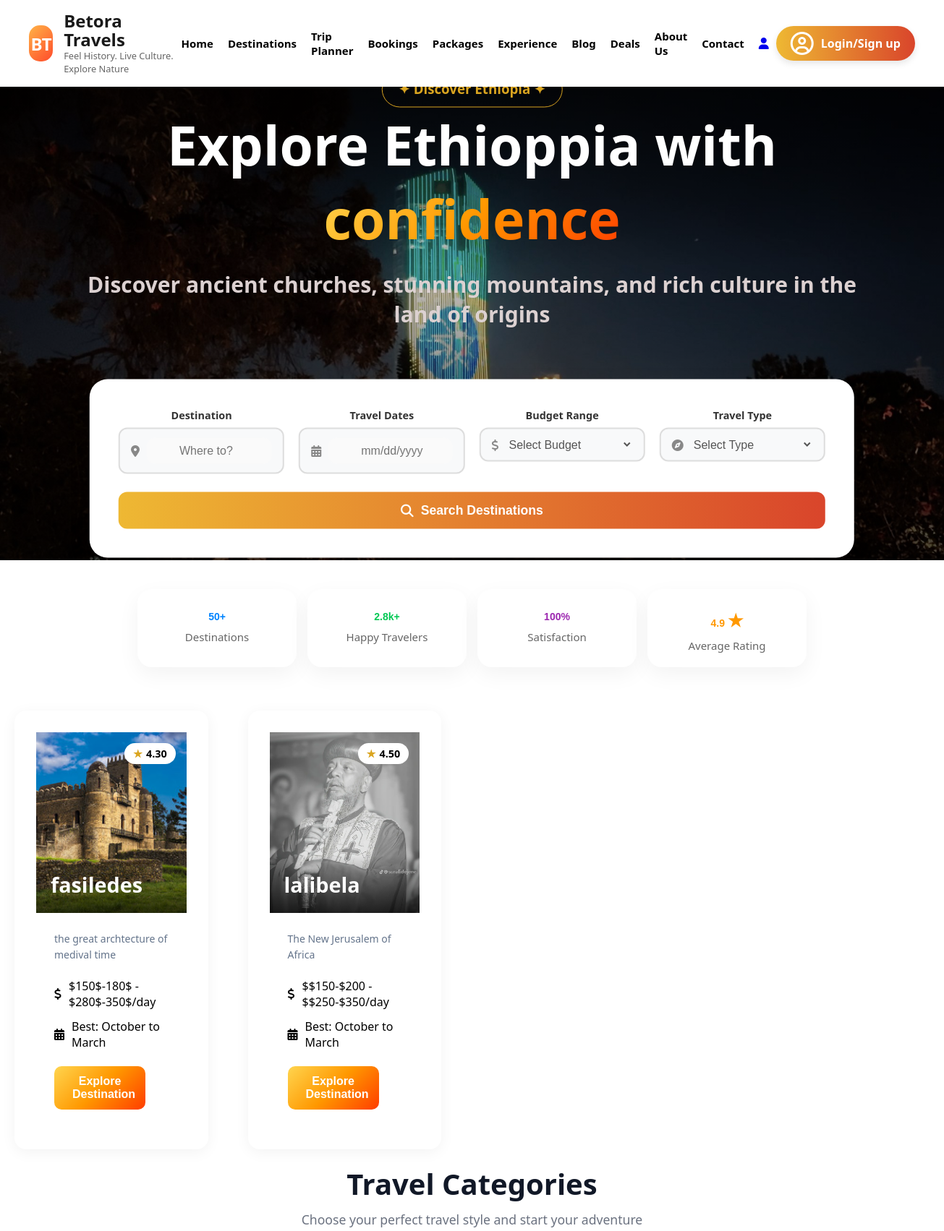
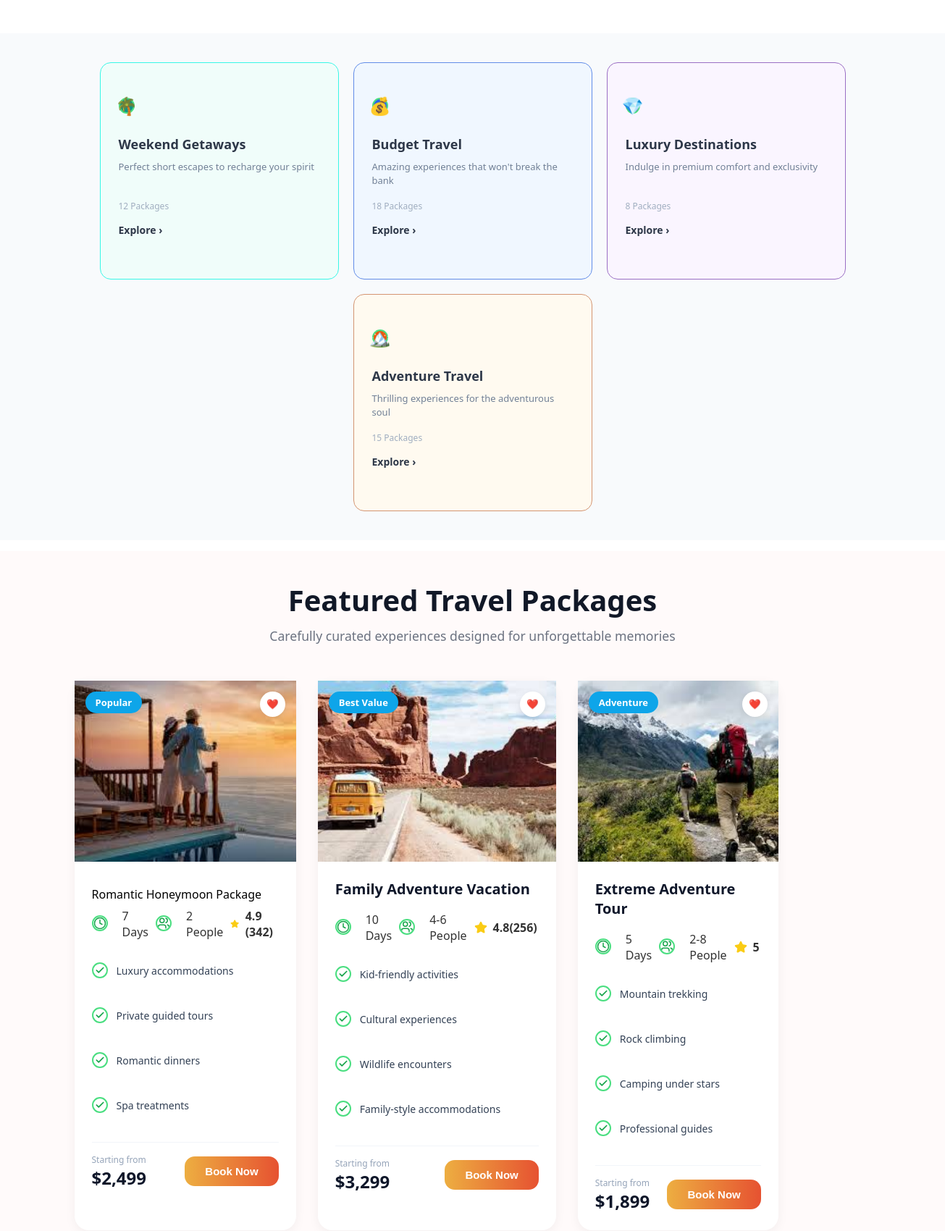
The page / (upper part) on the database its author committed (2 pictures, top to bottom).
### tables this page shows
CREATE TABLE `destinations` (
  `id` int(11) NOT NULL,
  `name` varchar(100) DEFAULT NULL,
  `tagline` varchar(255) DEFAULT NULL,
  `region` varchar(100) DEFAULT NULL,
  `type` enum('adventure','cultural','religious','historical','nature') DEFAULT NULL,
  `description` text DEFAULT NULL,
  `highlights` text DEFAULT NULL,
  `best_time` varchar(100) DEFAULT NULL,
  `dry_season` varchar(255) DEFAULT NULL,
  `rainy_season` varchar(255) DEFAULT NULL,
  `spring_weather` varchar(100) DEFAULT NULL,
  `summer_weather` varchar(100) DEFAULT NULL,
  `autumn_weather` varchar(100) DEFAULT NULL,
  `winter_weather` varchar(100) DEFAULT NULL,
  `average_cost` decimal(10,2) DEFAULT NULL,
  `budget_cost` varchar(50) DEFAULT NULL,
  `standard_cost` varchar(50) DEFAULT NULL,
  `luxury_cost` varchar(50) DEFAULT NULL,
  `accommodation` varchar(255) DEFAULT NULL,
  `rating` decimal(3,2) DEFAULT 0.00,
  `reviews` int(11) DEFAULT 0,
  `distance_info` varchar(255) DEFAULT NULL,
  `map_location` text DEFAULT NULL,
  `video_url` varchar(255) DEFAULT NULL,
  `image` varchar(255) DEFAULT NULL,
  `image2` varchar(255) DEFAULT NULL,
  `image3` varchar(255) DEFAULT NULL,
  `image4` varchar(255) DEFAULT NULL
);

### index.php (the view, shortened to what this page needs)
<!DOCTYPE html>
<html lang="en">
<head>
   <link href="https://googleapis.com" rel="stylesheet">
  <link rel="stylesheet" href="https://cloudflare.com">
  <link rel="stylesheet" href="https://cdnjs.cloudflare.com/ajax/libs/font-awesome/6.5.0/css/all.min.css">
  <link rel="stylesheet" href="https://cdn.jsdelivr.net/npm/swiper@11/swiper-bundle.min.css"/>
  <link rel="stylesheet" href="welcome.css">
  <link rel="stylesheet" href="cards.css">
  <link rel="stylesheet" href="ai.css">
</head>
<body>
<nav id="navbar">
  <div class="brand">
    <div class="bt">BT</div>
    <div class="logo-text">
      <h1>  Betora Travels</h1>
    <h2>Feel History. Live Culture. Explore Nature</h2>
    </div></div>
  <ul class="menu" id="menu-list">
    <li><a class="underline-text" href="index.php#Home">Home</a></li>
    <li><a class="underline-text" href="destination.php">Destinations</a></li>
    <li><a class="underline-text" href="trip.html#trip">Trip Planner</a></li>
    <li><a class="underline-text" href="booking.html#Bookings">Bookings</a></li>
    <li><a class="underline-text" href="packages.php#packages">Packages</a></li>
    <li><a class="underline-text" href="experience.php#Experience">Experience</a></li>
    <li><a class="underline-text" href="blog.php#Blog">Blog</a></li>
    <li><a class="underline-text" href="deals.php#Deals">Deals</a></li>
    <li><a class="underline-text" href="aboutus.html#About-Us">About Us</a></li>
    <li><a class="underline-text" href="contactus.html#Contact">Contact</a></li>
    <div class="header-actions">
     <a href="profile.php">
            <i class="fa-solid fa-user"></i>
        </a>
  <div class="login-pill">
    <i class="fa-regular fa-circle-user"></i>
   <span>  <?php
      if (isset($_SESSION['username'])) {
          echo "Hi, " . htmlspecialchars($_SESSION['username']);
      } else {
          echo "Login/Sign up";
      }
    ?></span>
  </div>
  </div>
  </ul>
</nav>
<div id="Home" class="hero-section">
  <div class="swiper mySwiper">
    <div class="swiper-wrapper">
      <div class="swiper-slide">
        <div class="slide-img-container">
          <img class="welcome-img" src="images/cbe.jpg">
          <div class="slide-overlay"></div>
        </div>
      </div>
    </div>
    <div class="video-text">
      <h3>✦ Discover Ethiopia ✦</h3>
      <h2>Explore Ethioppia with <span>confidence</span></h2>
      <p>Discover ancient churches, stunning mountains, and rich culture in the<br> land of origins</p>
      <div class="se-ca">
        <div class="search-card">
        <div class="input-row">
          <div class="input-group">
            <label>Destination</label>
            <div class="input-wrapper">
              <i class="fa-solid fa-location-dot"></i>
              <input type="text"  id="dest-input" placeholder="Where to?">
            </div>
          </div>
          <div class="input-group">
            <label>Travel Dates</label>
            <div class="input-wrapper">
              <i class="fa-solid fa-calendar-days"></i>
              <input type="text" placeholder="mm/dd/yyyy" onfocus="(this.type='date')">
            </div>
          </div>
          <div class="input-group">
            <label>Budget Range</label>
            <div class="input-wrapper">
              <i class="fa-solid fa-dollar-sign"></i>
              <select class="custom-select">
                <option value="" disabled selected>Select Budget</option>
              </select>
            </div>
          </div>
          <div class="input-group">
            <label>Travel Type</label>
            <div class="input-wrapper">
              <i class="fa-solid fa-compass"></i>
              <select class="custom-select">
                <option value="" disabled selected>Select Type</option>
              </select>
            </div>
          </div>
        </div>
        <button class="search-btn">
          <i class="fa-solid fa-magnifying-glass"></i> Search Destinations
        </button>
      </div>
    </div>
    </div>
      </div>
  <div class="stat">
    <div class="stat-icons">
  <h2 class="count" >50+</h2>
  <p>Destinations</p>
 </div>
  <div class="stat-icons">
    <h2 class="count" >2.8k+</h2>
    <p>Happy Travelers</p>
 </div>
 <div class="stat-icons">
  <h2 class="count" >100%</h2>
  <p>Satisfaction</p>
 </div>
 <div class="stat-icons">
  <h2 class="count" >4.9</h2>
  <p>Average Rating</p>
 </div>
</div>
  </div>
<?php
include 'db.php';
$sql = "SELECT * FROM destinations ORDER BY id DESC LIMIT 4";
$result = mysqli_query($conn, $sql);
?>
<section class="cards-container">
    <?php while($row = mysqli_fetch_assoc($result)): ?>
    <div class="card">
        <div class="image-container">
            <img src="admin/uploads/<?php echo $row['image']; ?>" alt="<?php echo htmlspecialchars($row['name']); ?>" class="hero-img">
            <div class="rating-badge">
                <span>★</span> <?php echo $row['rating']; ?>
            </div>
            <div class="title-overlay"><?php echo htmlspecialchars($row['name']); ?></div>
        </div>
        <div class="content">
            <p class="description">
                <?php echo htmlspecialchars($row['tagline']); ?>
            </p>
            <div class="info-row">
                <i class="fa-solid fa-dollar-sign"></i>
                $<?php echo $row['budget_cost']; ?> - $<?php echo $row['luxury_cost']; ?>/day
            </div>
            <div class="info-row">
                <i class="fa-solid fa-calendar-days"></i>
                Best: <?php echo htmlspecialchars($row['best_time']); ?>
            </div>
            <a href="admin/view_destination.php?id=<?php echo $row['id']; ?>&source=home" style="text-decoration:none;">
                <button class="btn">Explore Destination</button>
            </a>
        </div>
    </div>
    <?php endwhile; ?>
</section>
<section class="travel-categories">
  <div class="header">
    <h1>Travel Categories</h1>
    <p>Choose your perfect travel style and start your adventure</p>
  </div>
  <div class="card-container">
    <div class="cards card-green">
      <div class="icon icon-green">🌴</div>
      <h3>Weekend Getaways</h3>
      <p>Perfect short escapes to recharge your spirit</p>
      <span class="packages">12 Packages</span>
      <a href="#" class="explore">Explore &rsaquo;</a>
    </div>
    <div class="cards card-blue">
      <div class="icon icon-blue">💰</div>
      <h3>Budget Travel</h3>
      <p>Amazing experiences that won't break the bank</p>
      <span class="packages">18 Packages</span>
      <a href="#" class="explore">Explore &rsaquo;</a>
    </div>
    <div class="cards card-purple">
      <div class="icon icon-purple">💎</div>
      <h3>Luxury Destinations</h3>
      <p>Indulge in premium comfort and exclusivity</p>
      <span class="packages">8 Packages</span>
      <a href="#" class="explore">Explore &rsaquo;</a>
    </div>
    <div class="cards card-orange">
      <div class="icon icon-orange">🏔️</div>
      <h3>Adventure Travel</h3>
      <p>Thrilling experiences for the adventurous soul</p>
      <span class="packages">15 Packages</span>
      <a href="#" class="explore">Explore &rsaquo;</a>
    </div>
  </div>
</section>
<section class="featured-packages">
  <div class="header">
    <h1>Featured Travel Packages</h1>
    <p>Carefully curated experiences designed for unforgettable memories</p>
  </div>
  <div class="package-grid">
    <div class="package-card">
      <div class="image-container">
        <img src="images\romantic.jpg" alt="Romantic Honeymoon">
        <span class="badge">Popular</span>
        <button class="wishlist-btn">❤️</button>
      </div>
      <div class="card-content">
        <h3></h3>Romantic Honeymoon Package</h3>
<div class="card-details">
 <div class="info-bar">
  <div class="info-item">
    <i data-lucide="clock" class="icon icon-yellow"></i>
    <span>7 Days</span>
  </div>
  <div class="info-item">
    <i data-lucide="users" class="icon icon-yellow"></i>
    <span>2 People</span>
  </div>
  <div class="info-item">
    <i data-lucide="star" class="icon-star"></i>
    <span class="rating"><strong>4.9 (342)</strong> </span>
  </div>
</div>
  <ul class="feature-list">
  <li class="feature-item">
    <span class="icon">
      <svg viewBox="0 0 24 24" fill="none" stroke="currentColor" stroke-width="3" stroke-linecap="round" stroke-linejoin="round">
        <polyline points="20 6 9 17 4 12"></polyline>
      </svg>
    </span>
   Luxury accommodations
  </li>
  <li class="feature-item">
    <span class="icon">
      <svg viewBox="0 0 24 24" fill="none" stroke="currentColor" stroke-width="3" stroke-linecap="round" stroke-linejoin="round">
        <polyline points="20 6 9 17 4 12"></polyline>
      </svg>
    </span>
   Private guided tours
  </li>
  <li class="feature-item">
    <span class="icon">
      <svg viewBox="0 0 24 24" fill="none" stroke="currentColor" stroke-width="3" stroke-linecap="round" stroke-linejoin="round">
        <polyline points="20 6 9 17 4 12"></polyline>
      </svg>
    </span>
    Romantic dinners
  </li>
  <li class="feature-item">
    <span class="icon">
      <svg viewBox="0 0 24 24" fill="none" stroke="currentColor" stroke-width="3" stroke-linecap="round" stroke-linejoin="round">
        <polyline points="20 6 9 17 4 12"></polyline>
      </svg>
    </span>
    Spa treatments
  </li>
</ul>
  <hr class="divider">
  <div class="booking-row">
    <div class="price-block">
      <span class="label">Starting from</span>
      <span class="amount">$2,499</span>
    </div>
    <a href="packages.html">
      <button class="book-btn">Book Now</button>
    </a>
  </div>
</div>
      </div>
    </div>
        <div class="package-card">
      <div class="image-container">
        <img src="images\family-adventure.jpg" alt="Extreme Adventure">
        <span class="badge">Best Value</span>
        <button class="wishlist-btn">❤️</button>
      </div>
      <div class="card-content">
        <h3>Family Adventure Vacation</h3>
<div class="card-details">
 <div class="info-bar">
  <div class="info-item">
    <i data-lucide="clock" class="icon icon-yellow"></i>
    <span>10 Days</span>
  </div>
  <div class="info-item">
    <i data-lucide="users" class="icon icon-yellow"></i>
    <span>4-6 People</span>
  </div>
  <div class="info-item">
    <i data-lucide="star" class="icon-star"></i>
    <span class="rating"><strong>4.8(256)</strong> </span>
  </div>
</div>
  <ul class="feature-list">
  <li class="feature-item">
    <span class="icon">
      <svg viewBox="0 0 24 24" fill="none" stroke="currentColor" stroke-width="3" stroke-linecap="round" stroke-linejoin="round">
        <polyline points="20 6 9 17 4 12"></polyline>
      </svg>
    </span>
    Kid-friendly activities
  </li>
  <li class="feature-item">
    <span class="icon">
      <svg viewBox="0 0 24 24" fill="none" stroke="currentColor" stroke-width="3" stroke-linecap="round" stroke-linejoin="round">
        <polyline points="20 6 9 17 4 12"></polyline>
      </svg>
    </span>
    Cultural experiences
  </li>
  <li class="feature-item">
    <span class="icon">
      <svg viewBox="0 0 24 24" fill="none" stroke="currentColor" stroke-width="3" stroke-linecap="round" stroke-linejoin="round">
        <polyline points="20 6 9 17 4 12"></polyline>
      </svg>
    </span>
    Wildlife encounters
  </li>
  <li class="feature-item">
    <span class="icon">
      <svg viewBox="0 0 24 24" fill="none" stroke="currentColor" stroke-width="3" stroke-linecap="round" stroke-linejoin="round">
        <polyline points="20 6 9 17 4 12"></polyline>
      </svg>
    </span>
    Family-style accommodations
  </li>
</ul>
  <hr class="divider">
  <div class="booking-row">
    <div class="price-block">
      <span class="label">Starting from</span>
      <span class="amount">$3,299</span>
    </div>
    <a href="packages.html">
      <button class="book-btn">Book Now</button>
    </a>
  </div>
</div>
      </div>
    </div>
    <div class="package-card">
      <div class="image-container">
        <img src="images\adventure.jpg" alt="Extreme Adventure">
        <span class="badge">Adventure</span>
        <button class="wishlist-btn">❤️</button>
      </div>
      <div class="card-content">
        <h3>Extreme Adventure Tour</h3>
<div class="card-details">
 <div class="info-bar">
  <div class="info-item">
    <i data-lucide="clock" class="icon icon-yellow"></i>
    <span>5 Days</span>
  </div>
  <div class="info-item">
    <i data-lucide="users" class="icon icon-yellow"></i>
    <span>2-8 People</span>
  </div>
  <div class="info-item">
    <i data-lucide="star" class="icon-star"></i>
    <span class="rating"><strong>5</strong> </span>
  </div>
</div>
  <ul class="feature-list">
  <li class="feature-item">
    <span class="icon">
      <svg viewBox="0 0 24 24" fill="none" stroke="currentColor" stroke-width="3" stroke-linecap="round" stroke-linejoin="round">
        <polyline points="20 6 9 17 4 12"></polyline>
      </svg>
    </span>
   Mountain trekking
  </li>
  <li class="feature-item">
    <span class="icon">
      <svg viewBox="0 0 24 24" fill="none" stroke="currentColor" stroke-width="3" stroke-linecap="round" stroke-linejoin="round">
        <polyline points="20 6 9 17 4 12"></polyline>
      </svg>
    </span>
  Rock climbing
  </li>
  <li class="feature-item">
    <span class="icon">
      <svg viewBox="0 0 24 24" fill="none" stroke="currentColor" stroke-width="3" stroke-linecap="round" stroke-linejoin="round">
        <polyline points="20 6 9 17 4 12"></polyline>
      </svg>
    </span>
    Camping under stars
  </li>
  <li class="feature-item">
    <span class="icon">
      <svg viewBox="0 0 24 24" fill="none" stroke="currentColor" stroke-width="3" stroke-linecap="round" stroke-linejoin="round">
        <polyline points="20 6 9 17 4 12"></polyline>
      </svg>
    </span>
    Professional guides
  </li>
</ul>
  <hr class="divider">
  <div class="booking-row">
    <div class="price-block">
      <span class="label">Starting from</span>
      <span class="amount">$1,899</span>
    </div>
    <a href="packages.html">
      <button class="book-btn">Book Now</button>
    </a>
  </div>
</div>
      </div>
    </div>
  </div>
</section>
</body>
</html>

### rows shown on the page
destinations: image (picture), rating "4.30", name "fasiledes", tagline "the great archtecture of medival time", budget_cost "150$-180$", luxury_cost "280$-350$", best_time "October to March"
destinations: image (picture), rating "4.50", name "lalibela", tagline "The New Jerusalem of Africa", budget_cost "$150-$200", luxury_cost "$250-$350", best_time "October to March"
